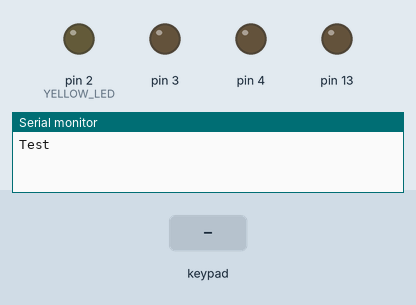
Recording of a sketch running on a simulated Arduino Uno, built with avr-gcc and run on an emulated ATmega328P. Parts: output pins drawn as LEDs (lit = HIGH), the last lines printed to the serial monitor. Wiring (inferred from the names in the program): 4×4 keypad with keys 1 2 3 F 4 5 6 E 7 8 9 D A 0 B C: rows pin 9, pin 10, pin 11, pin 12; columns pin 5, pin 6, pin 7, pin 8. Dashed ring = blinking. The inputs (shaded band) are chosen by the test bench. Pins used as bus, display or sensor lines are not drawn.

Above: at 1.2 s.
1.3 s: keypad keys 1 2 3 4 pressed 0.4 s apart
At 1.52 s:
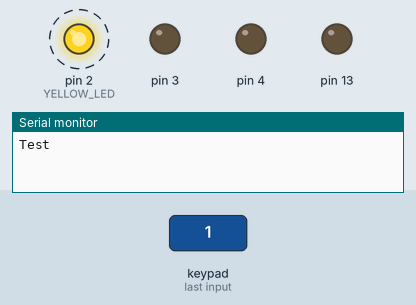
At 3.3 s:
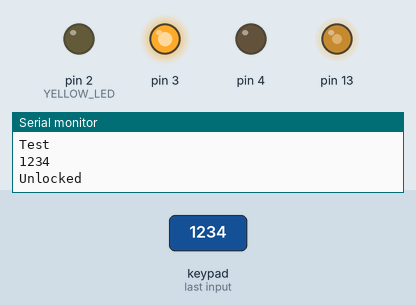
Timing chart, 0 to 15.5 s (numbered marks = the images above; inputs shaded):
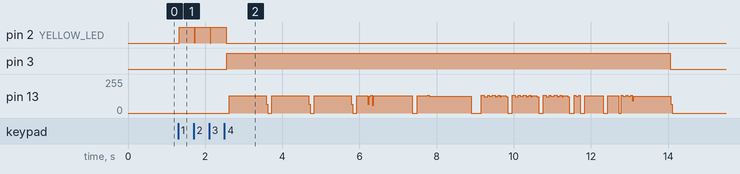

Measured:
- after the input at 1.3 s, pin 2 (YELLOW_LED): alternates HIGH for 0.40 s and LOW for 0.01 s, 6 changes in all, then stays LOW, starting at once; pin 3: LOW → HIGH after 1.3 s, → LOW 11.5 s later

The sketch:

arduino_challenge.ino
```cpp
#include "music.h"

#define YELLOW_LED 2

int hex_row[4] = { 5,6,7,8 };
int hex_col[4] = { 9,10,11,12 };
char key_map[4][4] = { { '1','2','3','F' },
                         { '4','5','6','E' },
                         { '7','8','9','D' },
                         { 'A','0','B','C' },
                       };

char user_input[5];
int u_input_count;
int count;

int passCheck(char *arr1, char* arr2);
void Wrong();
void Right();


void setup() {
  // put your setup code here, to run once:
  Serial.begin(9600);
  Serial.println("Test\n");
  for ( int i=0;i<4;i++ )
  {
    pinMode( hex_row[i],OUTPUT );
    pinMode( hex_col[i],INPUT_PULLUP );
    digitalWrite( hex_row[i], HIGH );
    //digitalWrite( hex_col[i], HIGH );
  }


/////////////////////////////
//   PIN 4 IS RED LED     //
//   PIN 3 IS GREEN LED   //
//   PIN 2 IS YELLOW LED  //
//   PIN 13 IS BUZZER     //
////////////////////////////

  pinMode(13, OUTPUT);
  pinMode(4, OUTPUT);
  pinMode(3, OUTPUT);
  pinMode(2, OUTPUT);

  pinMode(YELLOW_LED, OUTPUT);

  user_input[4] = '\0';
}

void alarm()
{
  digitalWrite( 4,HIGH );
  int i;

  for(i=0; i<40; i++){
    F_s_oct();

  }


  for(i=0; i<40; i++){
    C_oct();
  }
  for(i=0; i<40; i++){
    F_s_oct();

  }


 for(i=0; i<40; i++){
    C_oct();
  }
   for(i=0; i<40; i++){
    F_s_oct();

  }


  for(i=0; i<40; i++){
    C_oct();
  }
     for(i=0; i<40; i++){
    F_s_oct();

  }


  for(i=0; i<40; i++){
    C_oct();
  }

  for(i=0; i<40; i++){
    F_s_oct();

  }


  for(i=0; i<40; i++){
    C_oct();
  }
  for(i=0; i<40; i++){
    F_s_oct();

  }


 for(i=0; i<40; i++){
    C_oct();
  }
   for(i=0; i<40; i++){
    F_s_oct();

  }


  for(i=0; i<40; i++){
    C_oct();
  }
     for(i=0; i<40; i++){
    F_s_oct();

  }


  for(i=0; i<40; i++){
    C_oct();
  }

  digitalWrite( 4,LOW );
}

void loop() {
  // put your main code here, to run repeatedly:
    for ( int i=0;i<4;i++ )
    {
      digitalWrite( hex_row[i],LOW );

      for ( int j=0;j<4;j++ )
      {

        if ( digitalRead( hex_col[j] )==LOW )
        {
          digitalWrite( YELLOW_LED, HIGH );
          user_input[u_input_count] = key_map[j][i];
          u_input_count++;

          if ( u_input_count>3 )
          {
            Serial.println(user_input);
            u_input_count = 0;

            if ( passCheck( user_input,"1234" ) )
            {
              Serial.println("Unlocked\n");
              digitalWrite( YELLOW_LED,LOW );
              Right();
              count = 0;
            }
            else
            {
              digitalWrite( YELLOW_LED,LOW );
              Serial.println("Denied\n");
              Wrong();
              count++;
              if (count == 5)
              {
                Serial.println("SCHTööP! SCHTööP it!\n");
                count = 0;
                alarm();
              }
            }
          }
          delay(400);
          digitalWrite( YELLOW_LED,LOW );
        }
      }
      delay(10);
      //Serial.println("Here\n");
      digitalWrite( hex_row[i],HIGH );
    }
}

int passCheck(char *arr1, char* arr2)
{
    for ( int i=0;i<4;i++ )
    {
        if ( arr1[i]!=arr2[i] )
        {
          return false;
        }
    }
    return true;
}

void Wrong(){
  int i;
  digitalWrite(4, HIGH);

  for(i=0; i<12; i++){
    E();
    A();
  }
  delay(50);

  for(i=0; i<12; i++){
    E();
    A();
  }

  digitalWrite(4, LOW);
}

void Right(){
  int i;
  digitalWrite(3, HIGH);

  for(i=0; i<50; i++){
    E();
    A();
  }

  delay(100);

  for(i=0; i<50; i++){
    E();
    A();
  }

  delay(100);

  for(i=0; i<50; i++){
    E();
    A();
  }

  delay(100);

  for(i=0; i<30; i++){
    f();
  }

  delay(20);

  for(i=0; i<20; i++){
    C_oct();
  }

  delay(20);

  for(i=0; i<50; i++){
    E();
    A();
  }

  delay(100);

  for(i=0; i<30; i++){
    f();
  }

  for(i=0; i<20; i++){
    C_oct();
  }

  for(i=0; i<50; i++){
    E();
    A();
  }

  delay(250);

  for(i=0; i<50; i++){
    E_oct();
    A();
  }

  delay(100);

  for(i=0; i<50; i++){
    E_oct();
    A();
  }

  delay(100);

  for(i=0; i<50; i++){
    E_oct();
    A();
  }

  delay(100);

  for(i=0; i<30; i++){
    D_oct();
  }

  delay(75);

  for(i=0; i<30; i++){
    C_oct;
  }

  delay(10);

  for(i=0; i<50; i++){
    G();
  }

  delay(100);

  for(i=0; i<30; i++){
    f();
  }

  delay(60);

  for(i=0; i<50; i++){
    C_oct();
  }

  delay(10);

  for(i=0; i<50; i++){
    E();
    A();
  }

  digitalWrite(3, LOW);
  }
```

music.h
```cpp
void D(){
  digitalWrite(13, HIGH);   // turn the LED on (HIGH is the voltage level)
  delay(1000.00/146.83);  // wait for a second
  digitalWrite(13, LOW);    // turn the LED off by making the voltage LOW
  delay(1000.00/146.83);
}
void D_oct(){
  digitalWrite(13, HIGH);   // turn the LED on (HIGH is the voltage level)
  delay(1000.00/293.66);  // wait for a second
  digitalWrite(13, LOW);    // turn the LED off by making the voltage LOW
  delay(1000.00/293.66);
}
void A(){
  digitalWrite(13, HIGH);   // turn the LED on (HIGH is the voltage level)
  delay(1000.00/220.00);
  digitalWrite(13, LOW);    // turn the LED off by making the voltage LOW
  delay(1000.00/220.00);
}
void G_s(){
  digitalWrite(13, HIGH);   // turn the LED on (HIGH is the voltage level)
  delay(1000.00/207.65);
  digitalWrite(13, LOW);    // turn the LED off by making the voltage LOW
  delay(1000.00/207.65);
}
void F_s_oct(){
  digitalWrite(13, HIGH);   // turn the LED on (HIGH is the voltage level)
  delay(1000.00/369.99);
  digitalWrite(13, LOW);    // turn the LED off by making the voltage LOW
  delay(1000.00/369.99);
}

void G(){
  digitalWrite(13, HIGH);   // turn the LED on (HIGH is the voltage level)
  delay(1000.00/196.00);
  digitalWrite(13, LOW);    // turn the LED off by making the voltage LOW
  delay(1000.00/196.00);
}
void C(){
  digitalWrite(13, HIGH);   // turn the LED on (HIGH is the voltage level)
  delay(1000.00/130.82);
  digitalWrite(13, LOW);    // turn the LED off by making the voltage LOW
  delay(1000.00/130.82);
}
void C_oct(){
  digitalWrite(13, HIGH);   // turn the LED on (HIGH is the voltage level)
  delay(1000.00/261.63);
  digitalWrite(13, LOW);    // turn the LED off by making the voltage LOW
  delay(1000.00/261.63);
}
void E(){
  digitalWrite(13, HIGH);   // turn the LED on (HIGH is the voltage level)
  delay(1000.00/164.81);
  digitalWrite(13, LOW);    // turn the LED off by making the voltage LOW
  delay(1000.00/164.81);
}
void f(){
  digitalWrite(13, HIGH);   // turn the LED on (HIGH is the voltage level)
  delay(1000.00/174.61);
  digitalWrite(13, LOW);    // turn the LED off by making the voltage LOW
  delay(1000.00/174.61);
}
void F_oct(){
  digitalWrite(13, HIGH);   // turn the LED on (HIGH is the voltage level)
  delay(1000.00/349.23);
  digitalWrite(13, LOW);    // turn the LED off by making the voltage LOW
  delay(1000.00/349.23);
}
void E_oct(){
  digitalWrite(13, HIGH);   // turn the LED on (HIGH is the voltage level)
  delay(1000.00/329.63);
  digitalWrite(13, LOW);    // turn the LED off by making the voltage LOW
  delay(1000.00/329.63);
}
void A_oct(){
  digitalWrite(13, HIGH);   // turn the LED on (HIGH is the voltage level)
  delay(1000.00/440.00);
  digitalWrite(13, LOW);    // turn the LED off by making the voltage LOW
  delay(1000.00/440.00);
}
void G_oct(){
  digitalWrite(13, HIGH);   // turn the LED on (HIGH is the voltage level)
  delay(1000.00/392.00);
  digitalWrite(13, LOW);    // turn the LED off by making the voltage LOW
  delay(1000.00/207.00);
}
```
